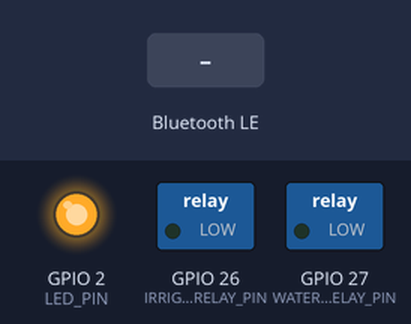
This sketch was run on a simulated ESP32. Shown: switched loads named in the sketch (green lamp = pin HIGH), output pins drawn as LEDs (lit = HIGH). The test bench sets the inputs (shaded band). Nothing arrives over Bluetooth unless stated; a phone connects over Bluetooth LE 3 s after start; what the sketch prints to the serial monitor is not drawn.

Above: at 1.2 s.
1.3 s: Bluetooth LE write "IR_ON" received
At 4.0 s:
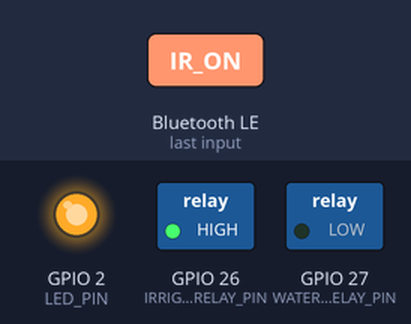
4.3 s: Bluetooth LE write "WT_ON" received
At 5.0 s:
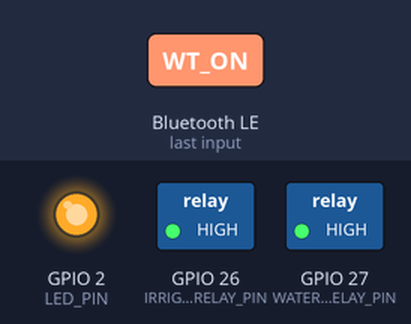
5.9 s: Bluetooth LE write "IR_OFF" received
At 6.3 s:
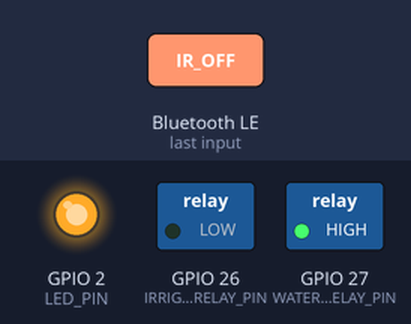
Timing chart, 0 to 31.5 s (numbered marks = the images above; inputs shaded):
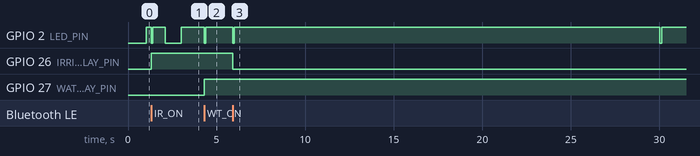

The sketch:

newRelay_copy_20260303035356.ino
```cpp
/*
 * ESP32 Dual-Channel Relay Node
 *
 * This device acts as a BLE peripheral that listens for commands
 * from a central gateway (nRF9160) to control TWO relay channels:
 *   - Channel 1: Irrigation Pump     (GPIO 26)
 *   - Channel 2: Water Tank Pump     (GPIO 27)
 *
 * Single BLE service with two characteristics (one per channel).
 */
#include <BLEDevice.h>
#include <BLEServer.h>
#include <BLEUtils.h>
#include <BLE2902.h>

// ───────────── Hardware Configuration ─────────────
#define IRRIGATION_RELAY_PIN 26   // Channel 1: Irrigation pump
#define WATER_TANK_RELAY_PIN 27   // Channel 2: Water tank pump
#define LED_PIN              2    // Onboard LED

// ───────────── BLE Configuration ─────────────
// Service UUID (shared for both channels)
#define DUAL_RELAY_SERVICE_UUID             "12345678-1234-1234-1234-123456789abc"

// Characteristic UUIDs (one per channel)
#define IRRIGATION_CMD_CHARACTERISTIC_UUID  "87654321-4321-4321-4321-cba987654322"
#define WATER_TANK_CMD_CHARACTERISTIC_UUID  "87654321-4321-4321-4321-cba987654321"

// ───────────── System Variables ─────────────
bool deviceConnected = false;
bool oldDeviceConnected = false;
bool irrigationPumpState = false;
bool waterTankPumpState = false;
unsigned long lastStatusTime = 0;
unsigned long lastSyncTime = 0;      // Timer for periodic status sync to gateway
const unsigned long SYNC_INTERVAL = 30000; // 30 seconds sync interval
const unsigned long ADVERTISING_WATCHDOG_INTERVAL = 30000;
const unsigned long BLE_RECOVERY_REBOOT_TIMEOUT = 90000;

// 30-minute Safety Watchdog Timers
unsigned long lastIrrigationOnTime = 0;
unsigned long lastWaterTankOnTime = 0;
const unsigned long AUTO_OFF_TIMEOUT = 30 * 60 * 1000UL; // 30 minutes in ms
unsigned long disconnectedSince = 0;

BLECharacteristic* pIrrigationChar = NULL;
BLECharacteristic* pWaterTankChar  = NULL;
BLEServer* pServer = NULL;
BLEAdvertising* pAdvertising = NULL;

// Forward declarations
void blinkLED();
void printStatus();

// ═══════════════════════════════════════════════
// BLE Server Callbacks
// ═══════════════════════════════════════════════
class MyServerCallbacks : public BLEServerCallbacks {
    void onConnect(BLEServer* pServer) {
      deviceConnected = true;
    };

    void onDisconnect(BLEServer* pServer) {
      deviceConnected = false;
    }
};

// ═══════════════════════════════════════════════
// Irrigation Channel Callbacks
// ═══════════════════════════════════════════════
class IrrigationCallbacks : public BLECharacteristicCallbacks {
    void onWrite(BLECharacteristic *pCharacteristic) {
      String value = pCharacteristic->getValue();

      if (value.length() > 0) {
        Serial.print("[Irrigation] Received: ");
        Serial.println(value);

        if (value == "IR_ON") {
          digitalWrite(IRRIGATION_RELAY_PIN, HIGH);  // Changed to Active HIGH
          irrigationPumpState = true;
          lastIrrigationOnTime = millis(); // Reset safety watchdog
          blinkLED();
          pCharacteristic->setValue("ACK_IR_ON");
          pCharacteristic->notify();
          Serial.println("🌱 Irrigation pump turned ON");
        }
        else if (value == "IR_OFF") {
          digitalWrite(IRRIGATION_RELAY_PIN, LOW);   // Changed to Active HIGH
          irrigationPumpState = false;
          blinkLED();
          pCharacteristic->setValue("ACK_IR_OFF");
          pCharacteristic->notify();
          Serial.println("🛑 Irrigation pump turned OFF");
        }
        else {
          Serial.println("[Irrigation] Unknown Command: " + value);
          pCharacteristic->setValue("ERROR_UNKNOWN_CMD");
          pCharacteristic->notify();
        }

        printStatus();
      }
    }
};

// ═══════════════════════════════════════════════
// Water Tank Channel Callbacks
// ═══════════════════════════════════════════════
class WaterTankCallbacks : public BLECharacteristicCallbacks {
    void onWrite(BLECharacteristic *pCharacteristic) {
      String value = pCharacteristic->getValue();

      if (value.length() > 0) {
        Serial.print("[Water Tank] Received: ");
        Serial.println(value);

        if (value == "WT_ON") {
          digitalWrite(WATER_TANK_RELAY_PIN, HIGH);  // Changed to Active HIGH
          waterTankPumpState = true;
          lastWaterTankOnTime = millis(); // Reset safety watchdog
          blinkLED();
          pCharacteristic->setValue("ACK_WT_ON");
          pCharacteristic->notify();
          Serial.println("💧 Water tank pump turned ON");
        }
        else if (value == "WT_OFF") {
          digitalWrite(WATER_TANK_RELAY_PIN, LOW);   // Changed to Active HIGH
          waterTankPumpState = false;
          blinkLED();
          pCharacteristic->setValue("ACK_WT_OFF");
          pCharacteristic->notify();
          Serial.println("🛑 Water tank pump turned OFF");
        }
        else {
          Serial.println("[Water Tank] Unknown Command: " + value);
          pCharacteristic->setValue("ERROR_UNKNOWN_CMD");
          pCharacteristic->notify();
        }

        printStatus();
      }
    }
};

// ═══════════════════════════════════════════════
// Helper Functions
// ═══════════════════════════════════════════════
void blinkLED() {
  digitalWrite(LED_PIN, LOW);
  delay(100);
  digitalWrite(LED_PIN, HIGH);
}

void printStatus() {
  Serial.print("  Irrigation: ");
  Serial.print(irrigationPumpState ? "ON 🌱" : "OFF");
  Serial.print(" | Water Tank: ");
  Serial.println(waterTankPumpState ? "ON 💧" : "OFF");
}


// ═══════════════════════════════════════════════
// Setup
// ═══════════════════════════════════════════════
void setup() {
  Serial.begin(115200);
  Serial.println("=== ESP32 Dual-Channel Relay Node Starting ===");

  // Start with both pumps OFF
  // Assuming ACTIVE HIGH based on user report (HIGH turned them ON at boot)
  digitalWrite(IRRIGATION_RELAY_PIN, LOW);
  digitalWrite(WATER_TANK_RELAY_PIN, LOW);
  pinMode(IRRIGATION_RELAY_PIN, OUTPUT);
  pinMode(WATER_TANK_RELAY_PIN, OUTPUT);
  pinMode(LED_PIN, OUTPUT);
  digitalWrite(LED_PIN, LOW);
  irrigationPumpState = false;
  waterTankPumpState = false;

  // Create the BLE Device
  BLEDevice::init("ESP32_Dual_Relay");

  Serial.println("Device Name: ESP32_Dual_Relay");

  // Create the BLE Server
  pServer = BLEDevice::createServer();
  pServer->setCallbacks(new MyServerCallbacks());

  // Create the BLE Service
  BLEService *pService = pServer->createService(BLEUUID(DUAL_RELAY_SERVICE_UUID), 20);

  // ── Irrigation Characteristic ──
  pIrrigationChar = pService->createCharacteristic(
                      IRRIGATION_CMD_CHARACTERISTIC_UUID,
                      BLECharacteristic::PROPERTY_WRITE  |
                      BLECharacteristic::PROPERTY_NOTIFY
                    );
  pIrrigationChar->setCallbacks(new IrrigationCallbacks());
  pIrrigationChar->addDescriptor(new BLE2902());

  // ── Water Tank Characteristic ──
  pWaterTankChar = pService->createCharacteristic(
                      WATER_TANK_CMD_CHARACTERISTIC_UUID,
                      BLECharacteristic::PROPERTY_WRITE  |
                      BLECharacteristic::PROPERTY_NOTIFY
                    );
  pWaterTankChar->setCallbacks(new WaterTankCallbacks());
  pWaterTankChar->addDescriptor(new BLE2902());

  // Start the service
  pService->start();

  // Start advertising
  pAdvertising = BLEDevice::getAdvertising();
  // DO NOT add the 128-bit Service UUID to advertising. It pushes the device name
  // out of the 31-byte primary packet. The gateway connects by Name anyway.
  pAdvertising->setScanResponse(true);
  pAdvertising->setMinPreferred(0x06); // functions that help with iPhone connections issue
  pAdvertising->setMinPreferred(0x12);
  BLEDevice::startAdvertising();

  Serial.println("========================================");
  Serial.println("🔌 BLE Dual-Channel Relay Control Ready!");
  Serial.println("Waiting for nRF9160 to connect...");
  Serial.println("Commands:");
  Serial.println("  IR_ON  / IR_OFF  - Irrigation pump");
  Serial.println("  WT_ON  / WT_OFF  - Water tank pump");
  Serial.println("========================================");
}

// ═══════════════════════════════════════════════
// Main Loop
// ═══════════════════════════════════════════════
void loop() {
  unsigned long currentTime = millis();
  static unsigned long lastAdvertiseRestart = 0;

  // Handle Disconnection Edge
  if (!deviceConnected && oldDeviceConnected) {
    disconnectedSince = millis();
    digitalWrite(LED_PIN, LOW);
    Serial.println("========================================");
    Serial.println("Central Gateway Disconnected");
    Serial.println("========================================");

    // Give the bluetooth stack the chance to get things ready
    delay(500);
    pServer->startAdvertising(); // restart advertising
    Serial.println("Advertising restarted for reconnection");

    oldDeviceConnected = deviceConnected;
  }

  // Handle Connection Edge
  if (deviceConnected && !oldDeviceConnected) {
    disconnectedSince = 0;
    digitalWrite(LED_PIN, HIGH);
    Serial.println("========================================");
    Serial.println("Central Gateway Connected");
    Serial.println("========================================");

    oldDeviceConnected = deviceConnected;
  }

  // Print status every 10 seconds
  if (currentTime - lastStatusTime >= 10000) {
    lastStatusTime = currentTime;
    Serial.print("Status: ");
    Serial.print(deviceConnected ? "CONNECTED" : "DISCONNECTED");
    Serial.print(" | Irrigation: ");
    Serial.print(irrigationPumpState ? "ON 🌱" : "OFF");
    Serial.print(" | Water Tank: ");
    Serial.print(waterTankPumpState ? "ON 💧" : "OFF");
    Serial.print(" | Uptime: ");
    Serial.print(millis() / 1000);
    Serial.println("s");
  }

  // Reconnection watchdog: if disconnected for > 30s, restart advertising
  // Handles cases where the BLE stack gets stuck after an unclean gateway disconnect
  if (!deviceConnected) {
    if (disconnectedSince == 0) {
      disconnectedSince = currentTime;
    }

    if (currentTime - lastAdvertiseRestart >= ADVERTISING_WATCHDOG_INTERVAL) {
      lastAdvertiseRestart = currentTime;
      Serial.println("Watchdog: Restarting BLE advertising...");
      pServer->startAdvertising();
      Serial.println("BLE recovery: watchdog timeout");
    }

    if (currentTime - disconnectedSince >= BLE_RECOVERY_REBOOT_TIMEOUT) {
      Serial.println("BLE watchdog: Relay stuck disconnected after recovery attempts. Rebooting ESP32...");
      delay(200);
      ESP.restart();
    }
  } else {
    disconnectedSince = 0;
    lastAdvertiseRestart = currentTime; // Reset timer while connected
  }

  // Handle LED when not connected (blink to show alive)
  if (!deviceConnected) {
    static unsigned long lastBlink = 0;
    static bool ledState = false;

    if (currentTime - lastBlink >= 1000) {
      ledState = !ledState;
      digitalWrite(LED_PIN, ledState);
      lastBlink = currentTime;
    }
  }

  // Periodic Status Synchronization to Gateway (Phase 2)
  if (deviceConnected && (currentTime - lastSyncTime >= SYNC_INTERVAL)) {
    lastSyncTime = currentTime;
    Serial.println("🔄 Periodic Status Sync: Sending notifications...");

    // Notify target characteristic for Irrigation
    pIrrigationChar->setValue(irrigationPumpState ? "ACK_IR_ON" : "ACK_IR_OFF");
    pIrrigationChar->notify();

    // Notify target characteristic for Water Tank
    pWaterTankChar->setValue(waterTankPumpState ? "ACK_WT_ON" : "ACK_WT_OFF");
    pWaterTankChar->notify();

    blinkLED();
    Serial.println("Status sync complete.");
  }

  // Safety Pump Auto-Off Watchdog
  if (irrigationPumpState && (currentTime - lastIrrigationOnTime >= AUTO_OFF_TIMEOUT)) {
    Serial.println("🚨 WATCHDOG TRIGGERED: Irrigation Pump running for >30 mins! Auto-stopping.");
    digitalWrite(IRRIGATION_RELAY_PIN, LOW);
    irrigationPumpState = false;
    if (deviceConnected && pIrrigationChar) {
        pIrrigationChar->setValue("ACK_IR_OFF");
        pIrrigationChar->notify();
    }
  }

  if (waterTankPumpState && (currentTime - lastWaterTankOnTime >= AUTO_OFF_TIMEOUT)) {
    Serial.println("🚨 WATCHDOG TRIGGERED: Water Tank Pump running for >30 mins! Auto-stopping.");
    digitalWrite(WATER_TANK_RELAY_PIN, LOW);
    waterTankPumpState = false;
    if (deviceConnected && pWaterTankChar) {
        pWaterTankChar->setValue("ACK_WT_OFF");
        pWaterTankChar->notify();
    }
  }

  delay(100);
}
```

Measured:
- after the input at 1.3 s, GPIO 26 (IRRIGATION_RELAY_PIN): LOW → HIGH at once
- after the input at 4.3 s, GPIO 2 (LED_PIN): HIGH → LOW at once, → HIGH 0.10 s later; GPIO 27 (WATER_TANK_RELAY_PIN): LOW → HIGH at once
- after the input at 5.9 s, GPIO 26 (IRRIGATION_RELAY_PIN): HIGH → LOW at once
